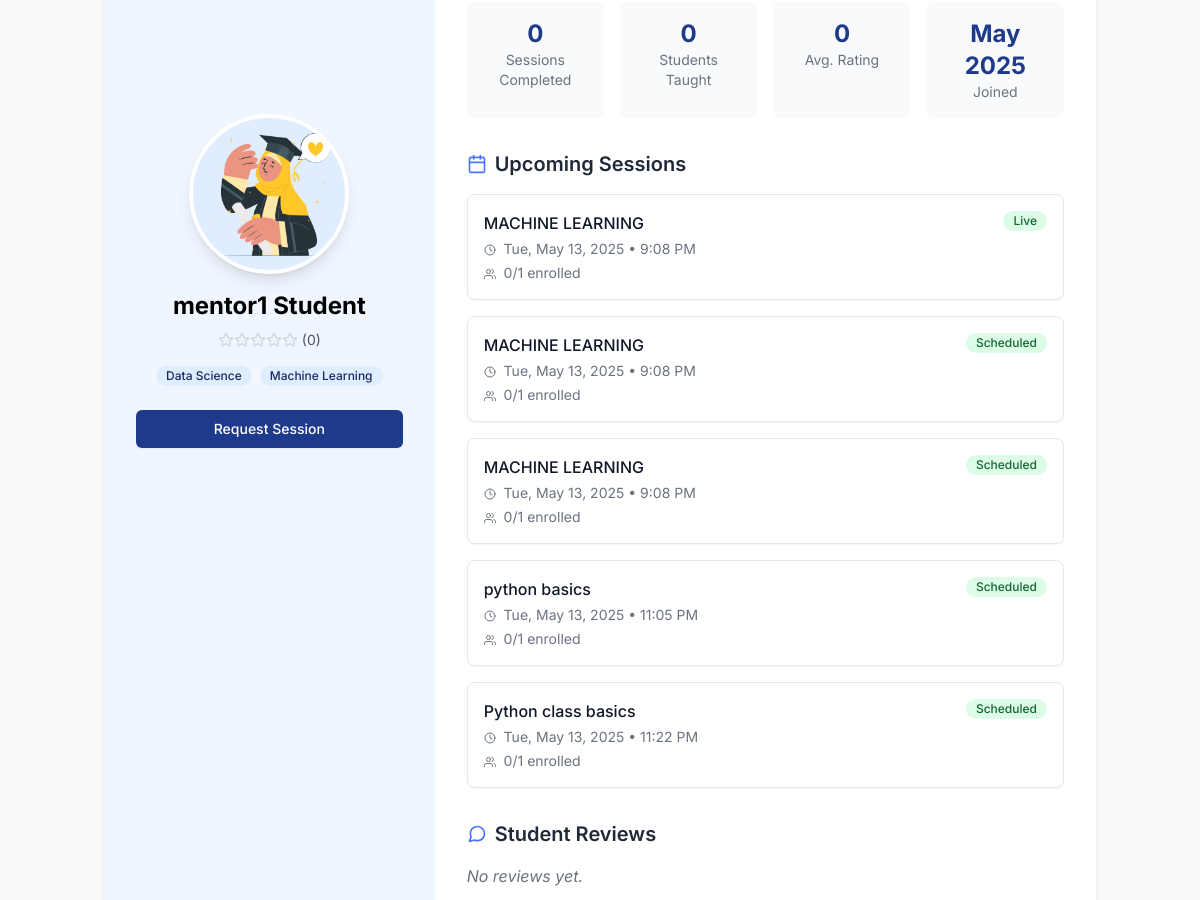
The page /users/mentors/5/ (signed in, middle part) on the database as committed earlier.
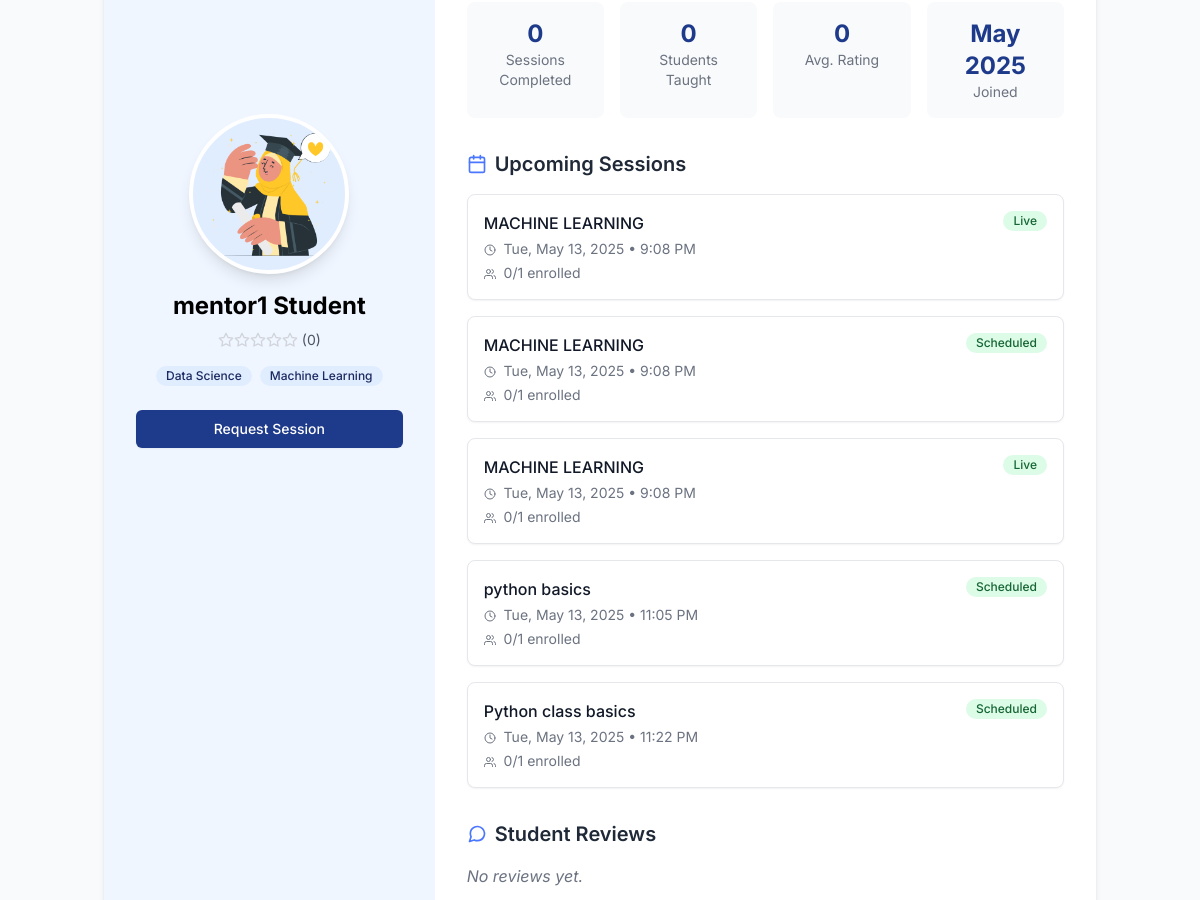
The same page on the database as committed later.
### apps/users/models.py (models this page shows, shortened)
class CustomUser(AbstractUser):
    LEARNER = 'learner'
    MENTOR = 'mentor'
    ADMIN = 'admin'
    ROLE_CHOICES = [
        (LEARNER, _('Learner')),
        (MENTOR, _('Mentor')),
        (ADMIN, _('Admin')),
    ]
    role = models.CharField(
        max_length=10,
        choices=ROLE_CHOICES,
        default=LEARNER,
        help_text=_('Designates the role of this user in the platform.')
    )
    profile_picture = models.ImageField(
        upload_to='profile_pictures/',
        blank=True,
        null=True
    )
    bio = models.TextField(
        blank=True,
        null=True,
        help_text=_('A brief description about the user.')
    )
    interests = models.JSONField(
        blank=True,
        null=True,
        help_text=_('Topics that the learner is interested in.')
    )
    career_goal = models.CharField(
        max_length=255,
        blank=True,
        null=True,
        help_text=_('Career goal of the learner.')
    )
    expertise = models.JSONField(
        blank=True,
        null=True,
        help_text=_('Areas of expertise for the mentor.')
    )
    skills = models.JSONField(
        blank=True,
        null=True,
        help_text=_('Skills that the mentor possesses.')
    )
    intro_video = models.URLField(
        blank=True,
        null=True,
        help_text=_('URL to an introduction video for the mentor.')
    )
    phone_number = models.CharField(
        max_length=15,
        blank=True,
        null=True,
        help_text=_('Contact phone number.')
    )
    date_updated = models.DateTimeField(
        auto_now=True,
        help_text=_('Date and time when the user profile was last updated.')
    )
    class Meta:
        verbose_name = _('User')
        verbose_name_plural = _('Users')
    @property
    def is_learner(self):
        return self.role == self.LEARNER
    @property
    def is_mentor(self):
        return self.role == self.MENTOR
    def get_dashboard_url(self):
        if self.is_learner:
            return '/users/dashboard/learner/'
        elif self.is_mentor:
            return '/users/dashboard/mentor/'
        elif self.is_admin_user:
            return '/admin/'
        return '/'

### apps/learning_sessions/models.py (models this page shows, shortened)
class Session(models.Model):
    SCHEDULED = 'scheduled'
    LIVE = 'live'
    COMPLETED = 'completed'
    CANCELLED = 'cancelled'
    STATUS_CHOICES = [
        (SCHEDULED, _('Scheduled')),
        (LIVE, _('Live')),
        (COMPLETED, _('Completed')),
        (CANCELLED, _('Cancelled')),
    ]
    mentor = models.ForeignKey(
        CustomUser,
        on_delete=models.CASCADE,
        limit_choices_to={'role': CustomUser.MENTOR},
        help_text=_('The mentor hosting this session.')
    )
    title = models.CharField(
        max_length=255,
        help_text=_('Title of the session.')
    )
    description = models.TextField(
        help_text=_('Description of what will be covered in the session.')
    )
    topics = models.JSONField(
        default=list,
        help_text=_('List of topics that will be covered in this session.')
    )
    schedule = models.DateTimeField(
        help_text=_('Date and time when the session is scheduled.')
    )
    duration = models.PositiveIntegerField(
        default=60,
        help_text=_('Duration of the session in minutes.')
    )
    price = models.DecimalField(
        max_digits=10,
        decimal_places=2,
        default=0,
        help_text=_('Price of the session (0 for free sessions).')
    )
    room_code = models.UUIDField(
        default=uuid.uuid4,
        editable=False,
        unique=True,
        help_text=_('Unique code for the session room.')
    )
    status = models.CharField(
        max_length=10,
        choices=STATUS_CHOICES,
        default=SCHEDULED,
        help_text=_('Current status of the session.')
    )
    max_participants = models.PositiveIntegerField(
        default=1,
        help_text=_('Maximum number of participants allowed (1 for one-to-one).')
    )
    created_at = models.DateTimeField(
        auto_now_add=True,
        help_text=_('Date and time when the session was created.')
    )
    updated_at = models.DateTimeField(
        auto_now=True,
        help_text=_('Date and time when the session was last updated.')
    )
    class Meta:
        verbose_name = _('Session')
        verbose_name_plural = _('Sessions')
        ordering = ['-schedule']

### apps/users/views.py (the view)
# urls.py: path('mentors/<int:pk>/', views.MentorDetailView.as_view(), name='mentor_detail'),
@method_decorator(login_required, name='dispatch')
class MentorDetailView(DetailView):
    model = CustomUser
    template_name = 'mentors/profile.html'
    context_object_name = 'mentor'
    def get_queryset(self):
        return CustomUser.objects.filter(role=CustomUser.MENTOR)
    def get_context_data(self, **kwargs):
        context = super().get_context_data(**kwargs)
        if self.request.user.is_learner:
            context['rating_form'] = RatingForm()
        mentor = self.get_object()
        context['upcoming_sessions'] = Session.objects.filter(
            mentor=mentor,
            status__in=['scheduled', 'live']
        ).order_by('schedule')
        from apps.learning_sessions.models import Domain
        context['domains'] = Domain.objects.all()
        return context

### templates/mentors/profile.html (shortened to what this page needs)
{% extends request.is_dashboard|yesno:"dashboard_base.html,base.html" %}
{% load static %}
{% load custom_filters %}
{% block content %}
<div class="container mx-auto px-4 py-8">
    <div class="max-w-5xl mx-auto">
        <div class="bg-white rounded-lg shadow-md overflow-hidden">
            <div class="flex flex-col md:flex-row">
                <div class="md:w-1/3 bg-primary-50 p-8 flex flex-col items-center justify-center">
                    <div class="w-40 h-40 rounded-full overflow-hidden mb-4 bg-primary-100 border-4 border-white shadow-lg">
                        {% if mentor.profile_picture %}
                            <img src="{{ mentor.profile_picture.url }}" alt="{{ mentor.get_full_name }}" class="w-full h-full object-cover">
                        {% endif %}
                    </div>
                    <h1 class="text-2xl font-bold text-center">{{ mentor.get_full_name }}</h1>
                    <div class="flex items-center mt-2 mb-4">
                        <div class="flex text-yellow-400">
                            {% if mentor.avg_rating %}
                                {% with ''|center:mentor.avg_rating|floatformat:"0"|make_list as stars %}
                                    {% for _ in stars %}
                                        <i data-feather="star" class="w-4 h-4 fill-current"></i>
                                    {% endfor %}
                                {% endwith %}
                                {% with ''|center:5|make_list as empty_stars %}
                                    {% for _ in empty_stars|slice:mentor.avg_rating|floatformat:"0" %}
                                        <i data-feather="star" class="w-4 h-4 text-gray-300"></i>
                                    {% endfor %}
                                {% endwith %}
                            {% else %}
                                {% with ''|center:5|make_list as empty_stars %}
                                    {% for _ in empty_stars %}
                                        <i data-feather="star" class="w-4 h-4 text-gray-300"></i>
                                    {% endfor %}
                                {% endwith %}
                            {% endif %}
                        </div>
                        <span class="ml-1 text-sm text-gray-600">({{ mentor.rating_count|default:"0" }})</span>
                    </div>
                    <div class="flex flex-wrap justify-center gap-2 mb-4">
                        {% if mentor.expertise %}
                            {% for domain in mentor.expertise %}
                                <span class="inline-flex items-center px-2.5 py-0.5 rounded-full text-xs font-medium bg-primary-100 text-primary-800">
                                    {{ domain|strip }}
                                </span>
                            {% endfor %}
                        {% endif %}
                    </div>
                    <button
                        onclick="showSessionRequestDialog({{ mentor.id }})"
                        class="mt-2 w-full inline-flex justify-center items-center px-4 py-2 border border-transparent text-sm font-medium rounded-md shadow-sm text-white bg-primary-600 hover:bg-primary-700 focus:outline-none focus:ring-2 focus:ring-offset-2 focus:ring-primary-500">
                        Request Session
                    </button>
                </div>
                <div class="md:w-2/3 p-8">
                    <div class="grid grid-cols-2 md:grid-cols-4 gap-4 mb-8">
                        <div class="bg-gray-50 p-4 rounded-lg text-center">
                            <div class="text-2xl font-bold text-primary-600">{{ completed_sessions_count|default:"0" }}</div>
                            <div class="text-sm text-gray-500">Sessions Completed</div>
                        </div>
                        <div class="bg-gray-50 p-4 rounded-lg text-center">
                            <div class="text-2xl font-bold text-primary-600">{{ total_learners|default:"0" }}</div>
                            <div class="text-sm text-gray-500">Students Taught</div>
                        </div>
                        <div class="bg-gray-50 p-4 rounded-lg text-center">
                            <div class="text-2xl font-bold text-primary-600">{{ avg_rating|default:"0" }}</div>
                            <div class="text-sm text-gray-500">Avg. Rating</div>
                        </div>
                        <div class="bg-gray-50 p-4 rounded-lg text-center">
                            <div class="text-2xl font-bold text-primary-600">{{ mentor.date_joined|date:"M Y"|default:"" }}</div>
                            <div class="text-sm text-gray-500">Joined</div>
                        </div>
                    </div>
                    <div class="mb-8">
                        <h2 class="text-xl font-semibold mb-4 flex items-center text-gray-800">
                            <i data-feather="calendar" class="w-5 h-5 mr-2 text-primary-500"></i>
                            Upcoming Sessions
                        </h2>
                        {% if upcoming_sessions %}
                            <div class="space-y-4">
                                {% for session in upcoming_sessions %}
                                    <div class="bg-white border border-gray-200 rounded-lg p-4 shadow-sm hover:shadow-md transition-shadow duration-200">
                                        <div class="flex justify-between items-start">
                                            <div>
                                                <h3 class="font-medium text-gray-900">{{ session.title }}</h3>
                                                <p class="text-sm text-gray-500 mt-1">
                                                    <i data-feather="clock" class="inline w-3 h-3 mr-1"></i>
                                                    {{ session.schedule|date:"D, M d, Y • g:i A" }}
                                                </p>
                                                <p class="text-sm text-gray-500 mt-1">
                                                    <i data-feather="users" class="inline w-3 h-3 mr-1"></i>
                                                    {{ session.bookings.count|default:"0" }}/{{ session.max_participants }} enrolled
                                                </p>
                                            </div>
                                            <span class="inline-flex items-center px-2.5 py-0.5 rounded-full text-xs font-medium bg-green-100 text-green-800">
                                                {{ session.get_status_display }}
                                            </span>
                                        </div>
                                    </div>
                                {% endfor %}
                            </div>
                        {% else %}
                            <p class="text-gray-500 italic">No upcoming sessions scheduled.</p>
                        {% endif %}
                    </div>
                    <div>
                        <h2 class="text-xl font-semibold mb-4 flex items-center text-gray-800">
                            <i data-feather="message-circle" class="w-5 h-5 mr-2 text-primary-500"></i>
                            Student Reviews
                        </h2>
                        {% if reviews %}
                            <div class="space-y-6">
                                {% for review in reviews %}
                                    <div class="border-b border-gray-200 pb-6 last:border-b-0 last:pb-0">
                                        <div class="flex items-center mb-2">
                                            <div class="w-10 h-10 rounded-full overflow-hidden bg-gray-100 mr-3">
                                                {% if review.learner.profile_picture %}
                                                    <img src="{{ review.learner.profile_picture.url }}" alt="{{ review.learner.get_full_name }}" class="w-full h-full object-cover">
                                                {% else %}
                                                    <div class="w-full h-full flex items-center justify-center bg-primary-100 text-primary-500">
                                                        <svg xmlns="http://www.w3.org/2000/svg" class="h-6 w-6" fill="none" viewBox="0 0 24 24" stroke="currentColor">
                                                            <path stroke-linecap="round" stroke-linejoin="round" stroke-width="2" d="M16 7a4 4 0 11-8 0 4 4 0 018 0zM12 14a7 7 0 00-7 7h14a7 7 0 00-7-7z" />
                                                        </svg>
                                                    </div>
                                                {% endif %}
                                            </div>
                                            <div>
                                                <div class="font-medium text-gray-900">{{ review.learner.get_full_name }}</div>
                                                <div class="text-xs text-gray-500">{{ review.created_at|date:"M d, Y" }}</div>
                                            </div>
                                        </div>
                                        <div class="flex text-yellow-400 mb-2">
                                            {% with ''|center:review.rating|make_list as stars %}
                                                {% for _ in stars %}
                                                    <i data-feather="star" class="w-4 h-4 fill-current"></i>
                                                {% endfor %}
                                            {% endwith %}
                                            {% with ''|center:5|make_list as empty_stars %}
                                                {% for _ in empty_stars|slice:review.rating %}
                                                    <i data-feather="star" class="w-4 h-4 text-gray-300"></i>
                                                {% endfor %}
                                            {% endwith %}
                                        </div>
                                        <p class="text-gray-700">{{ review.feedback }}</p>
                                    </div>
                                {% endfor %}
                            </div>
                            {% if reviews_count > 3 %}
                                <div class="mt-4 text-center">
                                    <button class="text-primary-600 hover:text-primary-800 text-sm font-medium">
                                        View all {{ reviews_count }} reviews
                                    </button>
                                </div>
                            {% endif %}
                        {% else %}
                            <p class="text-gray-500 italic">No reviews yet.</p>
                        {% endif %}
                    </div>
                </div>
            </div>
        </div>
    </div>
</div>
{% endblock %}

Rows that differ between the two databases and show on the page:
changed Session (number 3 of 5 on the later page): status "Scheduled" → "Live"
